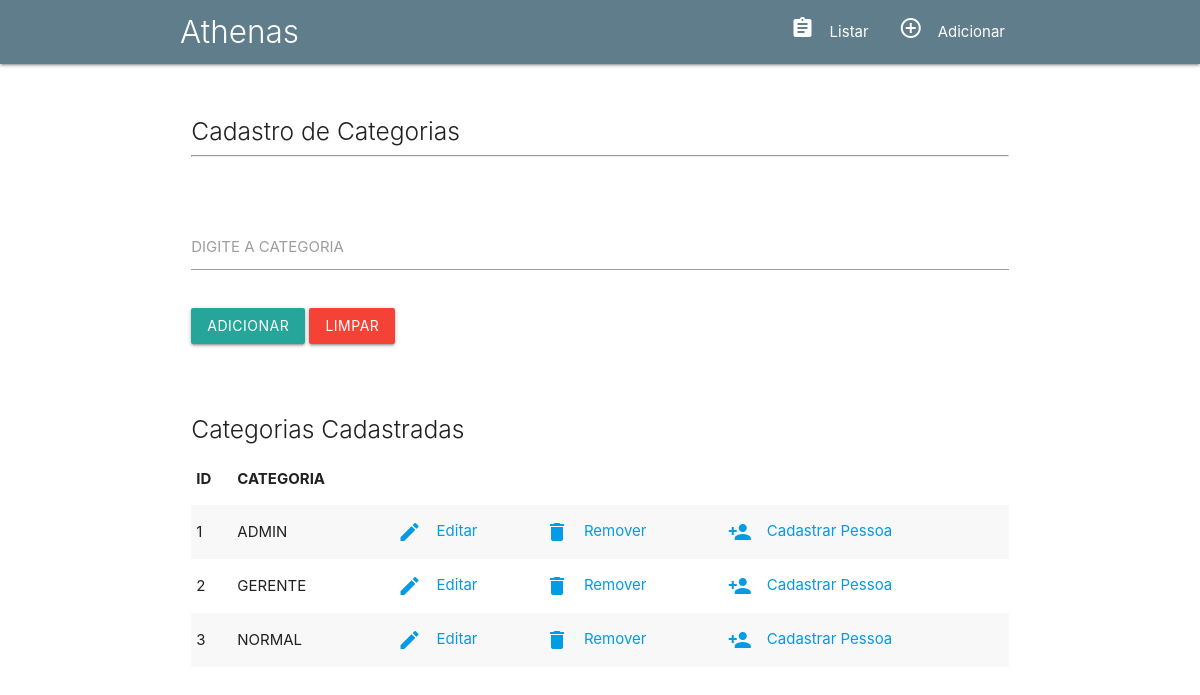
Page /public/categorias.php on the committed database.
### tables this page shows
CREATE TABLE `categoria` (
  `IDCATEGORIA` int(11) NOT NULL,
  `NOME` varchar(50) NOT NULL
);

### database/categorias/read.php (called while the page is built, shortened)
<?php
    $lerRegistros = new Categorias();
    $lerRegistros->read();

### classes/Categorias.class.php (the view, shortened to what this page needs)
<?php
    class Categorias extends Connection implements crudCategorias{
        private $id;
        private $categoria;
        protected function setId($id){
            $this->id = $id;
        }
        protected function setCategoria($categoria){
            $this->categoria = $categoria;
        }
        protected function getId(){
            return $this->id;
        }
        protected function getCategoria(){
            return $this->categoria;
        }
        public function read(){
            $conn = $this->connect();
            $sql = "SELECT * FROM categoria";
            $stmt = $conn->prepare($sql);
            $stmt->execute();
            $result = $stmt->fetchAll();
            foreach ($result as $values) {
                $_id  = $this->getId();
                $_cat = $this->getCategoria();
                echo "<tr>";
                echo "<td>$_id</td>";
                echo "<td>$_cat</td>";
                echo "<td><a href='edit-cat.php?id=$_id'><i class='material-icons left'>edit</i>Editar</a></td>";
                echo "<td><a href='../database/categorias/delete.php?id=$_id'><i class='material-icons left'>delete</i>Remover</a></td>";
                echo "<td><a href='pessoas.php?id=$_id'><i class='material-icons left'>person_add</i>Cadastrar Pessoa</a></td>";
                echo "</tr>";
            }
        }
    }

### rows in the picture
categoria: IDCATEGORIA "1", NOME "ADMIN"
categoria: IDCATEGORIA "2", NOME "GERENTE"
categoria: IDCATEGORIA "3", NOME "NORMAL"
